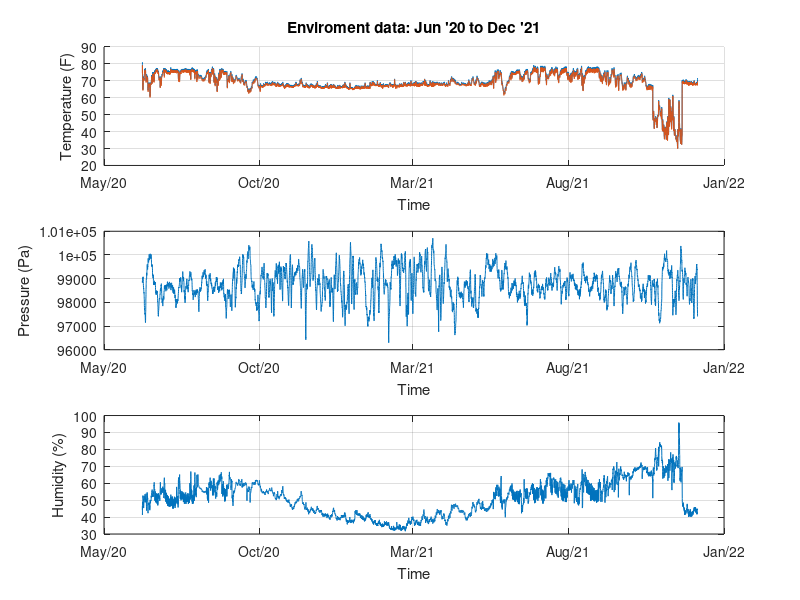

This figure's MATLAB source:
clear;
clc;
clf;

raw = csvread("envilog-2021-12-05-indoor.csv");

%frame format:
%[ time, ds3231T, temp, pressure, humidity ]

i = 0;
while(i<length(raw(:,1)))
  i++;
  frame(i,:)=[datenum([2000+raw(i,3),raw(i,4),raw(i,5),raw(i,6),raw(i,7),raw(i,8)]),raw(i,9),raw(i,10),raw(i,11),raw(i,12)];
end

figure(1)
ha(1)=subplot(3,1,1);
hold on;
title(strcat("Enviroment data: ",datestr(frame(1,1)," mmm 'yy ")," to",datestr(frame(i,1)," mmm 'yy ")));
plot(frame(:,1),frame(:,2)*(9/5)+32);
plot(frame(:,1),frame(:,3)*(9/5)+32);
datetick("x", "mmm/yy");
grid on;
xlabel("Time");
ylabel("Temperature (F)");

ha(2)=subplot(3,1,2);
plot(frame(:,1),frame(:,4));
datetick("x", "mmm/yy");
grid on;
xlabel("Time");
ylabel("Pressure (Pa)");

ha(3)=subplot(3,1,3);
plot(frame(:,1),frame(:,5));
datetick("x", "mmm/yy");
grid on;
xlabel("Time");
ylabel("Humidity (%)");

linkaxes(ha, "x");